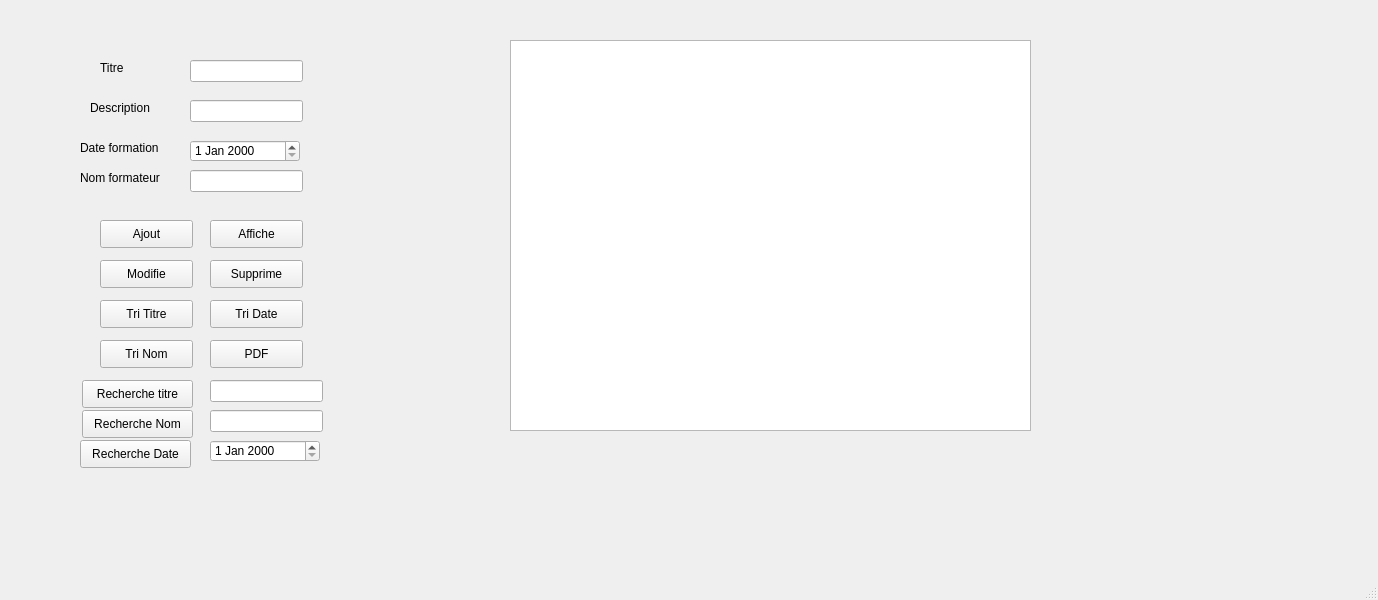
<?xml version="1.0" encoding="UTF-8"?>
<ui version="4.0">
 <class>secondwindow</class>
 <widget class="QMainWindow" name="secondwindow">
  <property name="geometry">
   <rect>
    <x>0</x>
    <y>0</y>
    <width>1378</width>
    <height>600</height>
   </rect>
  </property>
  <property name="windowTitle">
   <string>MainWindow</string>
  </property>
  <widget class="QWidget" name="centralwidget">
   <widget class="QPushButton" name="pushButton">
    <property name="geometry">
     <rect>
      <x>100</x>
      <y>220</y>
      <width>93</width>
      <height>28</height>
     </rect>
    </property>
    <property name="text">
     <string>Ajout</string>
    </property>
   </widget>
   <widget class="QPushButton" name="pushButton_2">
    <property name="geometry">
     <rect>
      <x>210</x>
      <y>220</y>
      <width>93</width>
      <height>28</height>
     </rect>
    </property>
    <property name="text">
     <string>Affiche</string>
    </property>
   </widget>
   <widget class="QPushButton" name="pushButton_3">
    <property name="geometry">
     <rect>
      <x>100</x>
      <y>260</y>
      <width>93</width>
      <height>28</height>
     </rect>
    </property>
    <property name="text">
     <string>Modifie</string>
    </property>
   </widget>
   <widget class="QPushButton" name="pushButton_4">
    <property name="geometry">
     <rect>
      <x>210</x>
      <y>260</y>
      <width>93</width>
      <height>28</height>
     </rect>
    </property>
    <property name="text">
     <string>Supprime</string>
    </property>
   </widget>
   <widget class="QLabel" name="label">
    <property name="geometry">
     <rect>
      <x>100</x>
      <y>60</y>
      <width>56</width>
      <height>16</height>
     </rect>
    </property>
    <property name="text">
     <string>Titre</string>
    </property>
   </widget>
   <widget class="QLabel" name="label_2">
    <property name="geometry">
     <rect>
      <x>90</x>
      <y>100</y>
      <width>71</width>
      <height>16</height>
     </rect>
    </property>
    <property name="text">
     <string>Description</string>
    </property>
   </widget>
   <widget class="QLabel" name="label_3">
    <property name="geometry">
     <rect>
      <x>80</x>
      <y>140</y>
      <width>91</width>
      <height>16</height>
     </rect>
    </property>
    <property name="text">
     <string>Date formation</string>
    </property>
   </widget>
   <widget class="QLabel" name="label_4">
    <property name="geometry">
     <rect>
      <x>80</x>
      <y>170</y>
      <width>91</width>
      <height>16</height>
     </rect>
    </property>
    <property name="text">
     <string>Nom formateur</string>
    </property>
   </widget>
   <widget class="QLineEdit" name="lineEdit">
    <property name="geometry">
     <rect>
      <x>190</x>
      <y>60</y>
      <width>113</width>
      <height>22</height>
     </rect>
    </property>
   </widget>
   <widget class="QLineEdit" name="lineEdit_2">
    <property name="geometry">
     <rect>
      <x>190</x>
      <y>100</y>
      <width>113</width>
      <height>22</height>
     </rect>
    </property>
   </widget>
   <widget class="QLineEdit" name="lineEdit_3">
    <property name="geometry">
     <rect>
      <x>190</x>
      <y>170</y>
      <width>113</width>
      <height>22</height>
     </rect>
    </property>
   </widget>
   <widget class="QTableView" name="tableview">
    <property name="geometry">
     <rect>
      <x>510</x>
      <y>40</y>
      <width>521</width>
      <height>391</height>
     </rect>
    </property>
   </widget>
   <widget class="QPushButton" name="pushButton_5">
    <property name="geometry">
     <rect>
      <x>82</x>
      <y>380</y>
      <width>111</width>
      <height>28</height>
     </rect>
    </property>
    <property name="text">
     <string>Recherche titre</string>
    </property>
   </widget>
   <widget class="QPushButton" name="pushButton_6">
    <property name="geometry">
     <rect>
      <x>100</x>
      <y>300</y>
      <width>93</width>
      <height>28</height>
     </rect>
    </property>
    <property name="text">
     <string>Tri Titre</string>
    </property>
   </widget>
   <widget class="QLineEdit" name="lineEdit_4">
    <property name="geometry">
     <rect>
      <x>210</x>
      <y>380</y>
      <width>113</width>
      <height>22</height>
     </rect>
    </property>
   </widget>
   <widget class="QLineEdit" name="lineEdit_5">
    <property name="geometry">
     <rect>
      <x>210</x>
      <y>410</y>
      <width>113</width>
      <height>22</height>
     </rect>
    </property>
   </widget>
   <widget class="QDateEdit" name="dateEdit">
    <property name="geometry">
     <rect>
      <x>190</x>
      <y>140</y>
      <width>110</width>
      <height>22</height>
     </rect>
    </property>
   </widget>
   <widget class="QPushButton" name="pushButton_7">
    <property name="geometry">
     <rect>
      <x>210</x>
      <y>340</y>
      <width>93</width>
      <height>28</height>
     </rect>
    </property>
    <property name="text">
     <string>PDF</string>
    </property>
   </widget>
   <widget class="QPushButton" name="pushButton_8">
    <property name="geometry">
     <rect>
      <x>210</x>
      <y>300</y>
      <width>93</width>
      <height>28</height>
     </rect>
    </property>
    <property name="text">
     <string>Tri Date</string>
    </property>
   </widget>
   <widget class="QPushButton" name="pushButton_9">
    <property name="geometry">
     <rect>
      <x>100</x>
      <y>340</y>
      <width>93</width>
      <height>28</height>
     </rect>
    </property>
    <property name="text">
     <string>Tri Nom</string>
    </property>
   </widget>
   <widget class="QPushButton" name="pushButton_10">
    <property name="geometry">
     <rect>
      <x>82</x>
      <y>410</y>
      <width>111</width>
      <height>28</height>
     </rect>
    </property>
    <property name="text">
     <string>Recherche Nom</string>
    </property>
   </widget>
   <widget class="QPushButton" name="pushButton_11">
    <property name="geometry">
     <rect>
      <x>80</x>
      <y>440</y>
      <width>111</width>
      <height>28</height>
     </rect>
    </property>
    <property name="text">
     <string>Recherche Date</string>
    </property>
   </widget>
   <widget class="QDateEdit" name="dateEdit_2">
    <property name="geometry">
     <rect>
      <x>210</x>
      <y>440</y>
      <width>110</width>
      <height>22</height>
     </rect>
    </property>
   </widget>
  </widget>
  <widget class="QMenuBar" name="menubar">
   <property name="geometry">
    <rect>
     <x>0</x>
     <y>0</y>
     <width>1378</width>
     <height>26</height>
    </rect>
   </property>
  </widget>
  <widget class="QStatusBar" name="statusbar"/>
 </widget>
 <resources/>
 <connections/>
</ui>
